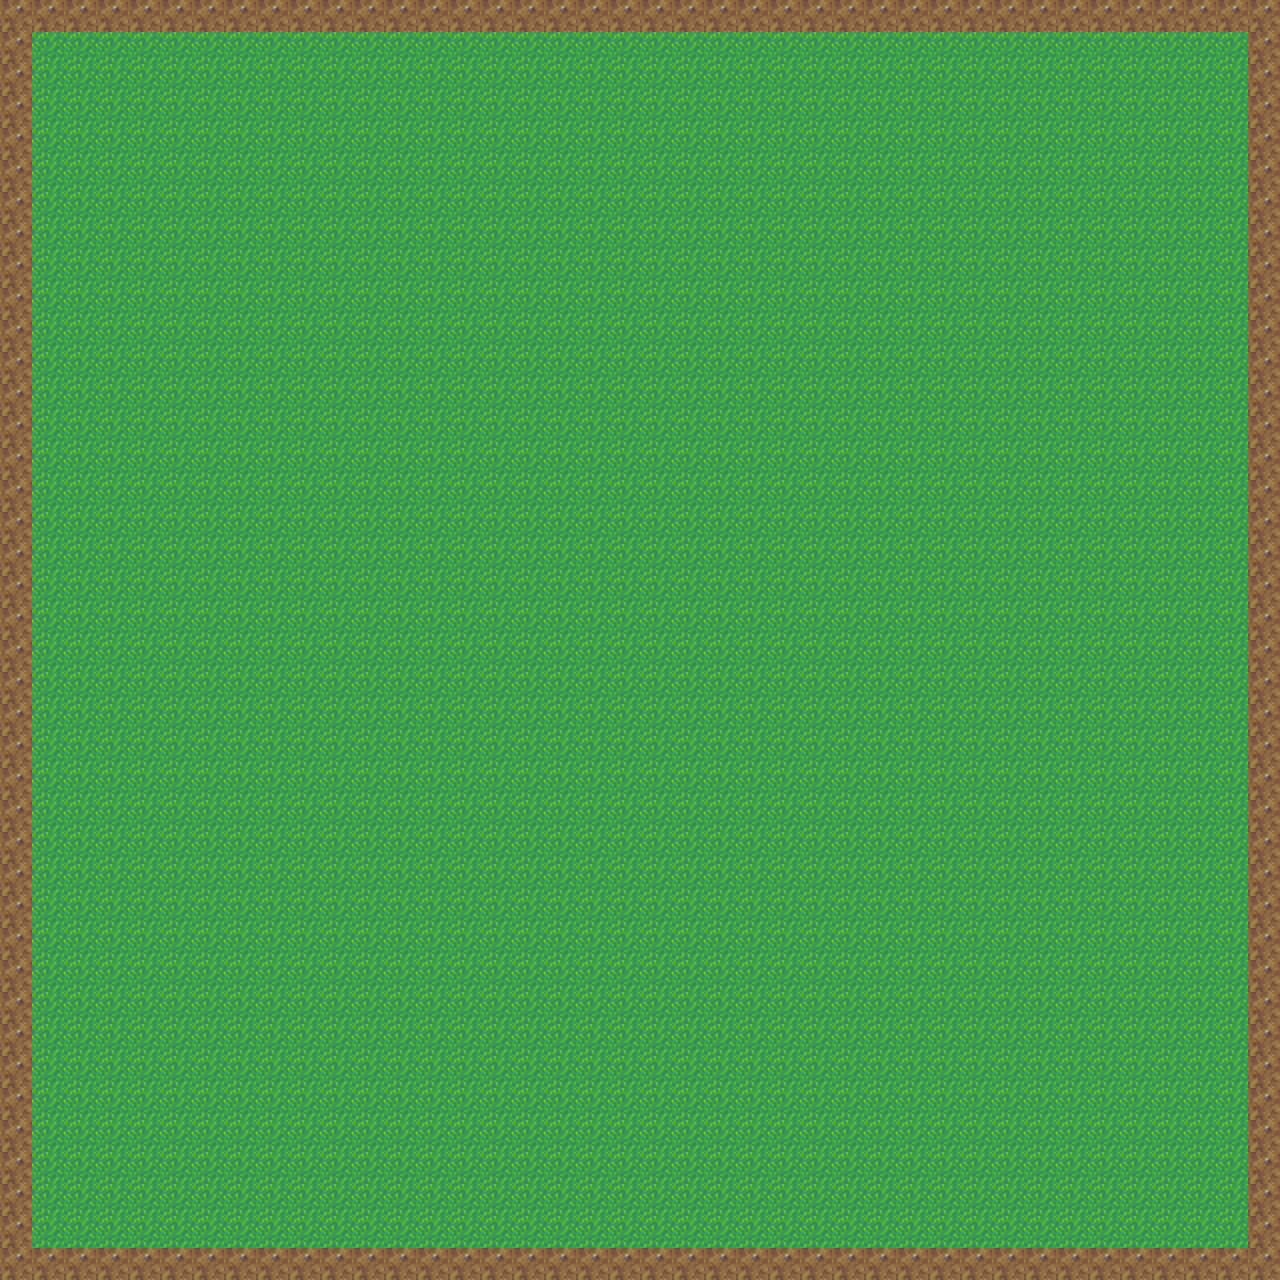

This game map was drawn from its Tiled (.tmx) file and the tilesets committed beside it. A one-line description and the full map source follow:
An orthogonal 40x40 tile map with 32x32 px tiles, 1 tile layer (Tile Layer 1).

<map version="1.2" tiledversion="1.3.2" orientation="orthogonal" renderorder="right-down" compressionlevel="-1" width="40" height="40" tilewidth="32" tileheight="32" infinite="0" nextlayerid="2" nextobjectid="1">
 <tileset firstgid="1" source="grass-tiles-2-small.tsx" />
 <layer id="1" name="Tile Layer 1" width="40" height="40">
  <data encoding="csv">
7,7,7,7,7,7,7,7,7,7,7,7,7,7,7,7,7,7,7,7,7,7,7,7,7,7,7,7,7,7,7,7,7,7,7,7,7,7,7,7,
7,1,1,1,1,1,1,1,1,1,1,1,1,1,1,1,1,1,1,1,1,1,1,1,1,1,1,1,1,1,1,1,1,1,1,1,1,1,1,7,
7,1,1,1,1,1,1,1,1,1,1,1,1,1,1,1,1,1,1,1,1,1,1,1,1,1,1,1,1,1,1,1,1,1,1,1,1,1,1,7,
7,1,1,1,1,1,1,1,1,1,1,1,1,1,1,1,1,1,1,1,1,1,1,1,1,1,1,1,1,1,1,1,1,1,1,1,1,1,1,7,
7,1,1,1,1,1,1,1,1,1,1,1,1,1,1,1,1,1,1,1,1,1,1,1,1,1,1,1,1,1,1,1,1,1,1,1,1,1,1,7,
7,1,1,1,1,1,1,1,1,1,1,1,1,1,1,1,1,1,1,1,1,1,1,1,1,1,1,1,1,1,1,1,1,1,1,1,1,1,1,7,
7,1,1,1,1,1,1,1,1,1,1,1,1,1,1,1,1,1,1,1,1,1,1,1,1,1,1,1,1,1,1,1,1,1,1,1,1,1,1,7,
7,1,1,1,1,1,1,1,1,1,1,1,1,1,1,1,1,1,1,1,1,1,1,1,1,1,1,1,1,1,1,1,1,1,1,1,1,1,1,7,
7,1,1,1,1,1,1,1,1,1,1,1,1,1,1,1,1,1,1,1,1,1,1,1,1,1,1,1,1,1,1,1,1,1,1,1,1,1,1,7,
7,1,1,1,1,1,1,1,1,1,1,1,1,1,1,1,1,1,1,1,1,1,1,1,1,1,1,1,1,1,1,1,1,1,1,1,1,1,1,7,
7,1,1,1,1,1,1,1,1,1,1,1,1,1,1,1,1,1,1,1,1,1,1,1,1,1,1,1,1,1,1,1,1,1,1,1,1,1,1,7,
7,1,1,1,1,1,1,1,1,1,1,1,1,1,1,1,1,1,1,1,1,1,1,1,1,1,1,1,1,1,1,1,1,1,1,1,1,1,1,7,
7,1,1,1,1,1,1,1,1,1,1,1,1,1,1,1,1,1,1,1,1,1,1,1,1,1,1,1,1,1,1,1,1,1,1,1,1,1,1,7,
7,1,1,1,1,1,1,1,1,1,1,1,1,1,1,1,1,1,1,1,1,1,1,1,1,1,1,1,1,1,1,1,1,1,1,1,1,1,1,7,
7,1,1,1,1,1,1,1,1,1,1,1,1,1,1,1,1,1,1,1,1,1,1,1,1,1,1,1,1,1,1,1,1,1,1,1,1,1,1,7,
7,1,1,1,1,1,1,1,1,1,1,1,1,1,1,1,1,1,1,1,1,1,1,1,1,1,1,1,1,1,1,1,1,1,1,1,1,1,1,7,
7,1,1,1,1,1,1,1,1,1,1,1,1,1,1,1,1,1,1,1,1,1,1,1,1,1,1,1,1,1,1,1,1,1,1,1,1,1,1,7,
7,1,1,1,1,1,1,1,1,1,1,1,1,1,1,1,1,1,1,1,1,1,1,1,1,1,1,1,1,1,1,1,1,1,1,1,1,1,1,7,
7,1,1,1,1,1,1,1,1,1,1,1,1,1,1,1,1,1,1,1,1,1,1,1,1,1,1,1,1,1,1,1,1,1,1,1,1,1,1,7,
7,1,1,1,1,1,1,1,1,1,1,1,1,1,1,1,1,1,1,1,1,1,1,1,1,1,1,1,1,1,1,1,1,1,1,1,1,1,1,7,
7,1,1,1,1,1,1,1,1,1,1,1,1,1,1,1,1,1,1,1,1,1,1,1,1,1,1,1,1,1,1,1,1,1,1,1,1,1,1,7,
7,1,1,1,1,1,1,1,1,1,1,1,1,1,1,1,1,1,1,1,1,1,1,1,1,1,1,1,1,1,1,1,1,1,1,1,1,1,1,7,
7,1,1,1,1,1,1,1,1,1,1,1,1,1,1,1,1,1,1,1,1,1,1,1,1,1,1,1,1,1,1,1,1,1,1,1,1,1,1,7,
7,1,1,1,1,1,1,1,1,1,1,1,1,1,1,1,1,1,1,1,1,1,1,1,1,1,1,1,1,1,1,1,1,1,1,1,1,1,1,7,
7,1,1,1,1,1,1,1,1,1,1,1,1,1,1,1,1,1,1,1,1,1,1,1,1,1,1,1,1,1,1,1,1,1,1,1,1,1,1,7,
7,1,1,1,1,1,1,1,1,1,1,1,1,1,1,1,1,1,1,1,1,1,1,1,1,1,1,1,1,1,1,1,1,1,1,1,1,1,1,7,
7,1,1,1,1,1,1,1,1,1,1,1,1,1,1,1,1,1,1,1,1,1,1,1,1,1,1,1,1,1,1,1,1,1,1,1,1,1,1,7,
7,1,1,1,1,1,1,1,1,1,1,1,1,1,1,1,1,1,1,1,1,1,1,1,1,1,1,1,1,1,1,1,1,1,1,1,1,1,1,7,
7,1,1,1,1,1,1,1,1,1,1,1,1,1,1,1,1,1,1,1,1,1,1,1,1,1,1,1,1,1,1,1,1,1,1,1,1,1,1,7,
7,1,1,1,1,1,1,1,1,1,1,1,1,1,1,1,1,1,1,1,1,1,1,1,1,1,1,1,1,1,1,1,1,1,1,1,1,1,1,7,
7,1,1,1,1,1,1,1,1,1,1,1,1,1,1,1,1,1,1,1,1,1,1,1,1,1,1,1,1,1,1,1,1,1,1,1,1,1,1,7,
7,1,1,1,1,1,1,1,1,1,1,1,1,1,1,1,1,1,1,1,1,1,1,1,1,1,1,1,1,1,1,1,1,1,1,1,1,1,1,7,
7,1,1,1,1,1,1,1,1,1,1,1,1,1,1,1,1,1,1,1,1,1,1,1,1,1,1,1,1,1,1,1,1,1,1,1,1,1,1,7,
7,1,1,1,1,1,1,1,1,1,1,1,1,1,1,1,1,1,1,1,1,1,1,1,1,1,1,1,1,1,1,1,1,1,1,1,1,1,1,7,
7,1,1,1,1,1,1,1,1,1,1,1,1,1,1,1,1,1,1,1,1,1,1,1,1,1,1,1,1,1,1,1,1,1,1,1,1,1,1,7,
7,1,1,1,1,1,1,1,1,1,1,1,1,1,1,1,1,1,1,1,1,1,1,1,1,1,1,1,1,1,1,1,1,1,1,1,1,1,1,7,
7,1,1,1,1,1,1,1,1,1,1,1,1,1,1,1,1,1,1,1,1,1,1,1,1,1,1,1,1,1,1,1,1,1,1,1,1,1,1,7,
7,1,1,1,1,1,1,1,1,1,1,1,1,1,1,1,1,1,1,1,1,1,1,1,1,1,1,1,1,1,1,1,1,1,1,1,1,1,1,7,
7,1,1,1,1,1,1,1,1,1,1,1,1,1,1,1,1,1,1,1,1,1,1,1,1,1,1,1,1,1,1,1,1,1,1,1,1,1,1,7,
7,7,7,7,7,7,7,7,7,7,7,7,7,7,7,7,7,7,7,7,7,7,7,7,7,7,7,7,7,7,7,7,7,7,7,7,7,7,7,7
</data>
 </layer>
</map>
